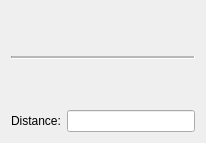
<?xml version="1.0" encoding="UTF-8"?>
<ui version="4.0">
 <class>ui_distance_widget</class>
 <widget class="QWidget" name="ui_distance_widget">
  <property name="geometry">
   <rect>
    <x>0</x>
    <y>0</y>
    <width>206</width>
    <height>143</height>
   </rect>
  </property>
  <property name="windowTitle">
   <string>ui_distance_widget</string>
  </property>
  <layout class="QVBoxLayout" name="verticalLayout_2">
   <item>
    <layout class="QVBoxLayout" name="verticalLayout">
     <item>
      <spacer name="verticalSpacer_2">
       <property name="orientation">
        <enum>Qt::Vertical</enum>
       </property>
       <property name="sizeHint" stdset="0">
        <size>
         <width>20</width>
         <height>40</height>
        </size>
       </property>
      </spacer>
     </item>
     <item>
      <widget class="Line" name="line">
       <property name="midLineWidth">
        <number>2</number>
       </property>
       <property name="orientation">
        <enum>Qt::Horizontal</enum>
       </property>
      </widget>
     </item>
     <item>
      <spacer name="verticalSpacer">
       <property name="orientation">
        <enum>Qt::Vertical</enum>
       </property>
       <property name="sizeHint" stdset="0">
        <size>
         <width>20</width>
         <height>40</height>
        </size>
       </property>
      </spacer>
     </item>
     <item>
      <layout class="QHBoxLayout" name="horizontalLayout_2">
       <item>
        <widget class="QLabel" name="label">
         <property name="text">
          <string>Distance:</string>
         </property>
        </widget>
       </item>
       <item>
        <widget class="QLineEdit" name="distanceEdit"/>
       </item>
      </layout>
     </item>
    </layout>
   </item>
  </layout>
 </widget>
 <layoutdefault spacing="6" margin="11"/>
 <resources/>
 <connections/>
</ui>
